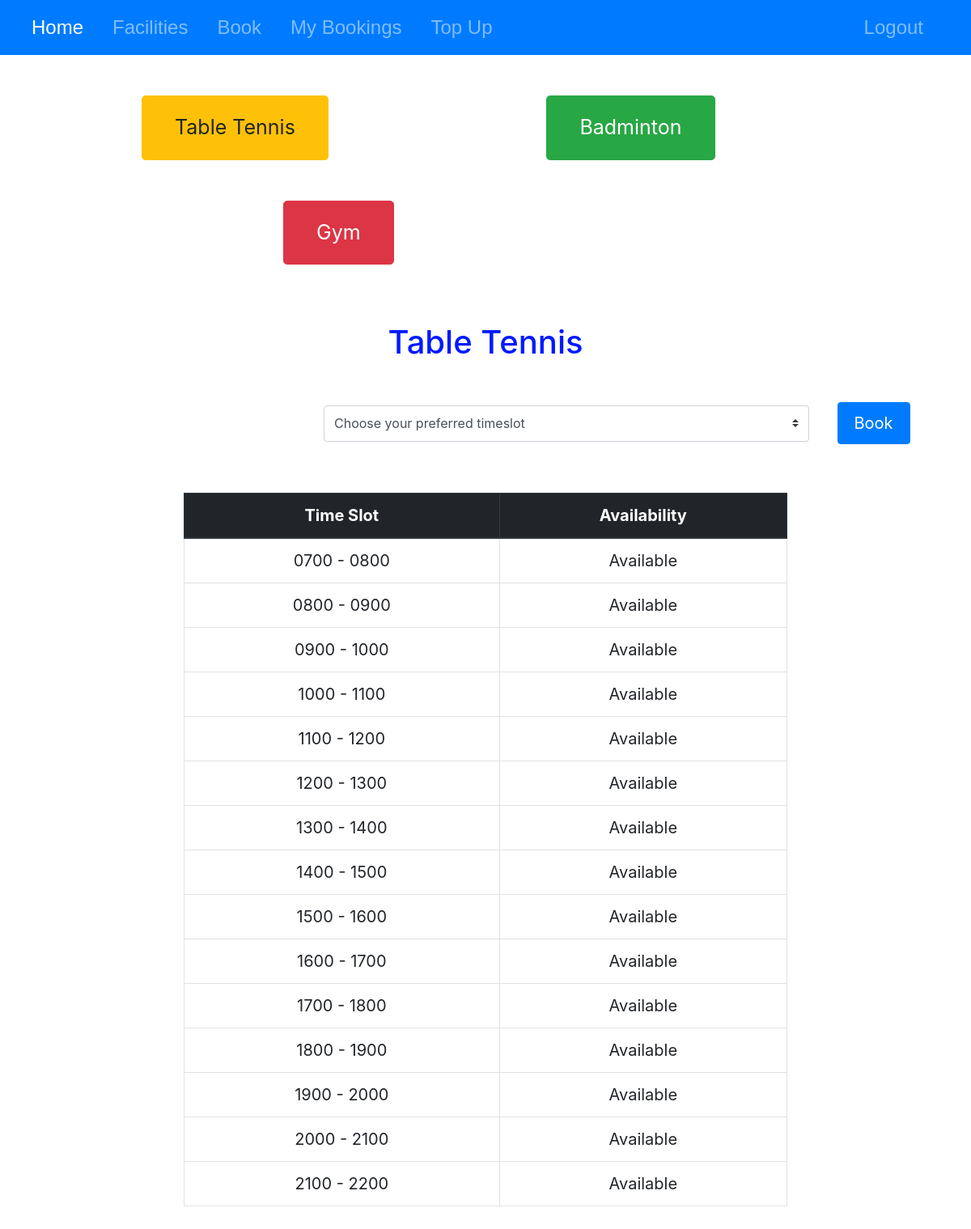
Page /book_tt (signed in) on the committed database.
### tables this page shows
CREATE TABLE tt (id INTEGER PRIMARY KEY AUTOINCREMENT NOT NULL, date DATE NOT NULL, time TEXT NOT NULL, availability TEXT NOT NULL CHECK (availability IN ("Available", "Booked")), cost REAL NOT NULL CHECK(cost > 0), user_id INTEGER, FOREIGN KEY (user_id) REFERENCES users(id));

### app.py (the view)
@app.route("/book_tt", methods=["GET", "POST"])
@login_required
def book_tt():
    if request.method == "POST":
        timeslot = request.form.get("timing")
        if not timeslot:
            return apology("please select a valid timeslot", 400)
        status = db.execute("SELECT availability FROM tt WHERE time = ?", timeslot)[0]["availability"]
        if status == "Booked":
            return apology("this timeslot has already been booked", 400)
        no_of_slots = db.execute("SELECT COUNT(id) AS no_of_slots FROM personal WHERE sport = ? AND date = ?", "Table Tennis", datetime.now().strftime("%Y-%m-%d"))[0]["no_of_slots"]
        if no_of_slots >= 2:
            return apology("each user is only limited to 2 time slots per day for each sport", 400)
        cash = db.execute("SELECT cash FROM users WHERE id = ?", session["user_id"])[0]["cash"]
        if cash < 1.5:
            return apology("you do not have enough cash. please top up.", 400)
        db.execute("UPDATE tt SET user_id = ?, availability = ? WHERE time = ?", session["user_id"], "Booked", timeslot)
        db.execute("INSERT INTO bookings (sport, date, time, cost, user_id) VALUES (?, ?, ?, ?, ?)", "Table Tennis", datetime.now().strftime("%Y-%m-%d"), timeslot, 1.50, session["user_id"])
        db.execute("INSERT INTO personal (sport, date, time, cost) VALUES (?, ?, ?, ?)", "Table Tennis", datetime.now().strftime("%Y-%m-%d"), timeslot, 1.50)
        db.execute("UPDATE users SET cash = cash - ? WHERE id = ?", 1.50, session["user_id"])
        user_bookings = db.execute("SELECT sport, date, time, cost FROM personal ORDER BY date, time")
        for booking in user_bookings:
            booking["cost"] = sgd(booking["cost"])
        return render_template("history.html", user_bookings=user_bookings)
    else:
        tt_availability = db.execute("SELECT time, availability FROM tt")
        return render_template("book_tt.html", tt_availability = tt_availability)

### app.py (called while the page is built)
@app.after_request
def after_request(response):
    response.headers["Cache-Control"] = "no-cache, no-store, must-revalidate"
    response.headers["Expires"] = 0
    response.headers["Pragma"] = "no-cache"
    return response

### helpers.py (called while the page is built)
def login_required(f):
    @wraps(f)
    def decorated_function(*args, **kwargs):
        if session.get("user_id") is None:
            return redirect("/login")
        return f(*args, **kwargs)
    return decorated_function

### templates/book_tt.html (shortened to what this page needs)
{% extends "layout.html" %}
{% block main %}
    <a href="/book_tt" class="btn btn-warning btn-lg tt-button" role="button" aria-pressed="true">Table Tennis</a>
    <a href="/book_bmt" class="btn btn-success btn-lg badminton-button" role="button" aria-pressed="true">Badminton</a>
    <a href="/book_gym" class="btn btn-danger btn-lg gym-button" role="button" aria-pressed="true">Gym</a>
    <div class="sports-header">
        <h1>Table Tennis</h1>
    </div>
    <form action="/book_tt" method="post">
        <div class="booking-dropdown">
            <select name="timing" id="timing" class="custom-select">
                <option selected>Choose your preferred timeslot</option>
            </select>
            <button class="btn btn-primary confirm-button" type="submit">Book</button>
        </div>
    </form>
    <div class="table-container">
        <div class="table-section">
            <table class="table table-bordered table-hover">
                <thead class="thead-dark">
                    <tr>
                        <th scope="col">Time Slot</th>
                        <th scope="col">Availability</th>
                    </tr>
                </thead>
                <tbody>
                    {% for slot in tt_availability %}
                        <tr>
                            <td>{{ slot["time"] }}</td>
                            <td>{{ slot["availability"] }}</td>
                        </tr>
                    {% endfor %}
                </tbody>
            </table>
        </div>
    </div>
{% endblock %}

### static/styles.css (style rules this page uses)
.tt-button { padding: 20px 40px; font-size: 25px; margin-left: 175px; margin-top: 50px; }
.badminton-button { padding: 20px 40px; font-size: 25px; margin-left: 265px; margin-top: 50px; }
.gym-button { padding: 20px 40px; font-size: 25px; margin-left: 350px; margin-top: 50px; }
.sports-header { color: #0019FF; margin-top: 40px; padding: 2rem 1rem; text-align: center; }
.table-container { font-size: 20px; margin-left: auto; margin-right: auto; padding-left: 15px; padding-right: 15px; text-align: center; width: 70%; }
.table-section { padding-bottom: 1rem; padding-left: 2rem; padding-right: 2rem; }
.booking-dropdown { margin-top: 10px; margin-bottom: 60px; }
.custom-select { margin-left: 400px; height: 45px; width: 600px; }
.confirm-button { font-size: 20px; padding: 10px 20px; margin-top: 0px; margin-left: 30px; }

### rows in the picture
tt: time "0700 - 0800", availability "Available"
tt: time "0800 - 0900", availability "Available"
tt: time "0900 - 1000", availability "Available"
tt: time "1000 - 1100", availability "Available"
tt: time "1100 - 1200", availability "Available"
tt: time "1200 - 1300", availability "Available"
tt: time "1300 - 1400", availability "Available"
tt: time "1400 - 1500", availability "Available"
tt: time "1500 - 1600", availability "Available"
tt: time "1600 - 1700", availability "Available"
tt: time "1700 - 1800", availability "Available"
tt: time "1800 - 1900", availability "Available"
tt: time "1900 - 2000", availability "Available"
tt: time "2000 - 2100", availability "Available"
tt: time "2100 - 2200", availability "Available"
